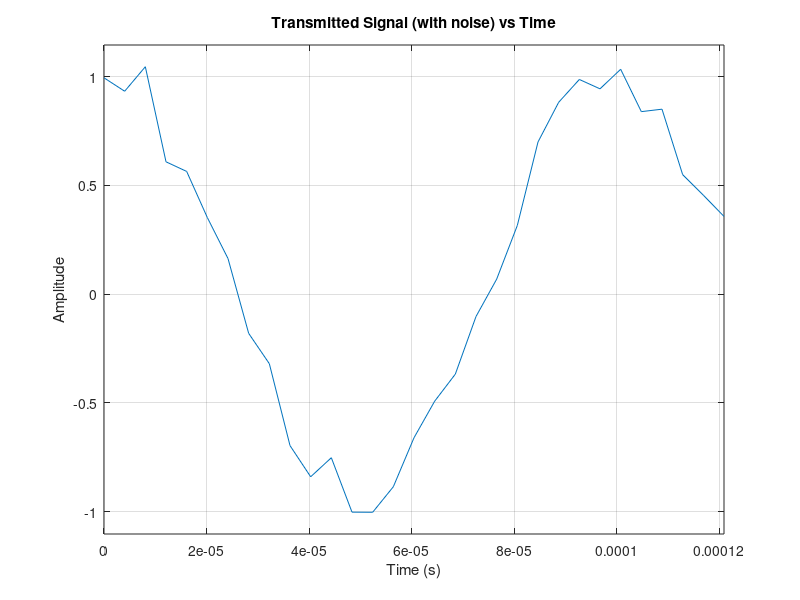

Write MATLAB code to recreate this figure.
close all;
clear;

data = 1;
Fc = 10000;
Tb = 0.125/1000;
N = 31;
Ts = Tb/N;

n = (0:N-1);
s = data*cos(2 * pi * Fc * n * Ts);

mean_val = 0;
std_val = 0.1;

channel_noise = normrnd(mean_val, std_val, 1, N);

figure;
x = Ts*n;
y = s + channel_noise;
plot(x,y);

ylabel('Amplitude');
xlabel('Time (s)');
title('Transmitted Signal (with noise) vs Time');
axis([0, max(x), min(y)-0.1, max(y)+0.1]) 
grid on;